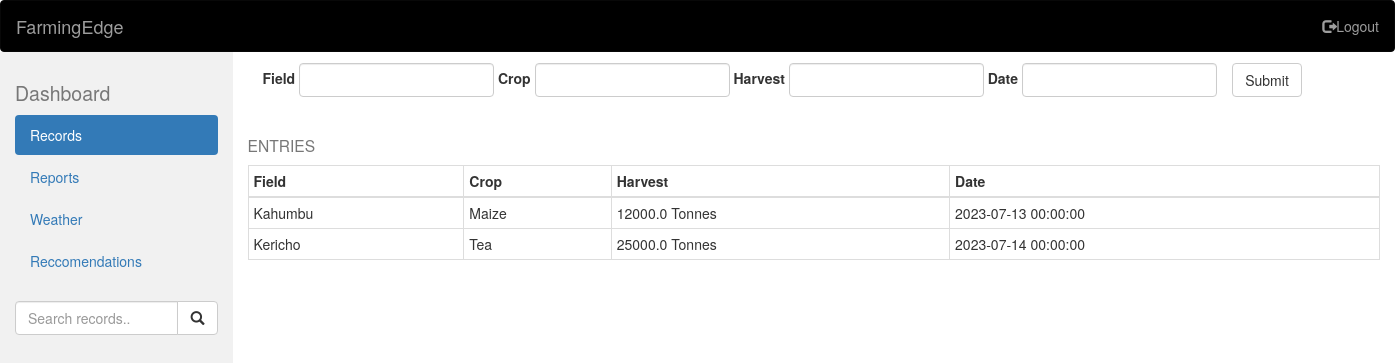
The page /dashboard (signed in) on the database its author committed.
### App/models.py (models this page shows)
class Field(db.Model):
    id = db.Column(db.Integer, primary_key=True)
    name = db.Column(db.String(150))
    location = db.Column(db.String(150))
    size = db.Column(db.Float)
    crop_id = db.Column(db.Integer, db.ForeignKey('crop.id'))
    crop = db.relationship('Crop', backref='fields')

class Crop(db.Model):
    id = db.Column(db.Integer, primary_key=True)
    name = db.Column(db.String(150))
    description = db.Column(db.Text)
    user_id = db.Column(db.Integer, db.ForeignKey('user.id'))
    user = db.relationship('User', backref='crops')

class Harvest(db.Model):
    id = db.Column(db.Integer, primary_key=True)
    crop_yield = db.Column(db.Float)
    date = db.Column(db.DateTime)
    field_id = db.Column(db.Integer, db.ForeignKey('field.id'))
    field = db.relationship('Field', backref='harvests')

### App/views.py (the view, shortened to what this page needs)
@views.route('/dashboard', strict_slashes=False, methods=['GET', 'POST'])
def dashboard():
    crops = Crop.query.filter_by(user_id=current_user.id).all()
    return render_template('dashboard.html', crops=crops)

### App/__init__.py (called while the page is built)
def create_app():
    app = Flask(__name__, static_folder='static')
    app.config['SECRET_KEY'] = 'uzumaki naruto'
    app.config['SQLALCHEMY_DATABASE_URI'] = f'sqlite:///{DB_NAME}'
    db.init_app(app)
    from .views import views
    from .auth import auth
    app.register_blueprint(views, url_prefix='/')
    app.register_blueprint(auth, url_prefix='/')
    from .models import User, Crop, Harvest, Field
    create_database(app)
    login_manager = LoginManager()
    login_manager.login_view = 'auth.login'
    login_manager.init_app(app)
    @login_manager.user_loader
    def load_user(id):
        return User.query.get(int(id))
    return app

### App/templates/dashboard.html (shortened to what this page needs)
<!DOCTYPE html>
<html lang="en">
<head>
    <link rel="stylesheet" href="https://maxcdn.bootstrapcdn.com/bootstrap/3.4.1/css/bootstrap.min.css">
</head>
<body>
    <nav class="navbar navbar-inverse">
        <div class="container-fluid">
            <div class="navbar-header">
                <a class="navbar-brand" href="#">FarmingEdge</a>
            </div>
            <ul class="nav navbar-nav navbar-right">
                <li><a href="/logout"><span class="glyphicon glyphicon-log-out"></span>Logout</a></li>
            </ul>
        </div>
    </nav>
    <div class="container-fluid">
        <div class="row content">
            <div class="col-sm-2 sidenav">
                <h2><small>Dashboard</small></h2>
                <ul class="nav nav-pills nav-stacked">
                    <li class="active"><a href="#section1">Records</a></li>
                    <li><a href="#section2">Reports</a></li>
                    <li><a href="#section3">Weather</a></li>
                    <li><a href="#section3">Reccomendations</a></li>
                </ul><br>
                <div class="input-group">
                    <input type="text" class="form-control" placeholder="Search records..">
                    <span class="input-group-btn">
                        <button class="btn btn-default" type="button">
                            <span class="glyphicon glyphicon-search"></span>
                        </button>
                    </span>
                </div>
            </div>
            <div class="col-sm-10">
                <form class="form-inline container" action="{{ url_for('views.dashboard') }}" method="POST">
                    <div class="form-group">
                        <label for="field">Field</label>
                        <input type="text" class="form-control" id="field" name="field">
                    </div>
                    <div class="form-group">
                        <label for="crop">Crop</label>
                        <input type="text" class="form-control" id="crop" name="crop">
                    </div>
                    <div class="form-group">
                        <label for="harvest">Harvest</label>
                        <input type="text" class="form-control" id="harvest" name="harvest">
                    </div>
                    <div class="form-group">
                        <label for="date">Date</label>
                        <input type="text" class="form-control" id="date" name="date">
                    </div>
                    <button type="submit" class="btn btn-default">Submit</button>
                </form>
                <h3><small>ENTRIES</small></h3>
                <table class="table table-stripped table-bordered table-condensed table-hover">
                    <thead>
                        <tr>
                            <th>Field</th>
                            <th>Crop</th>
                            <th>Harvest</th>
                            <th>Date</th>
                        </tr>
                    </thead>
                    <tbody>
                        {% for crop in crops %}
                        {% for field in crop.fields %}
                        {% for harvest in field.harvests %}
                        <tr>
                            <td>{{ field.name }}</td>
                            <td>{{ crop.name }}</td>
                            <td>{{ harvest.crop_yield }} Tonnes</td>
                            <td>{{ harvest.date }}</td>
                        </tr>
                        {% endfor %}
                        {% endfor %}
                        {% endfor %}
                    </tbody>
                </table>
            </div>
        </div>
    </div>
</body>
</html>

### App/templates/dashboard.html (style rules this page uses)
.btn { margin: 1%; }
.navbar { background-color: black; margin-bottom: 0%; }
.row.content { height: 1500px }
.sidenav { background-color: #f1f1f1; height: 100%; }

### rows shown on the page
Crop: name "Maize"
Field: name "Kahumbu"
Harvest: crop_yield "12000.0", date "2023-07-13 00:00:00"
Crop: name "Tea"
Field: name "Kericho"
Harvest: crop_yield "25000.0", date "2023-07-14 00:00:00"
